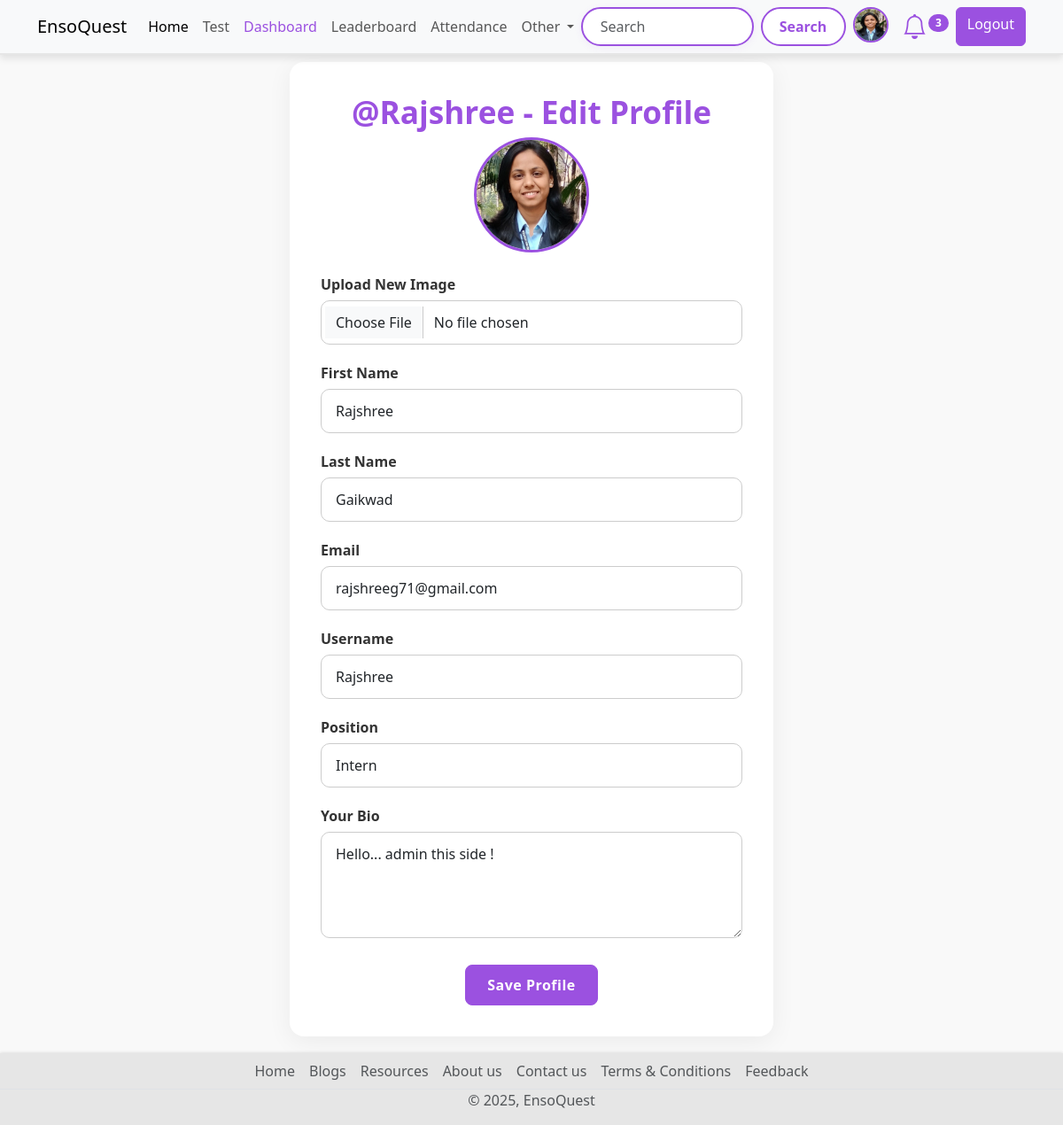
The app's page /user/settings (signed in) with its own data.
### account/models.py (models this page shows, shortened)
class Profile(models.Model):
    user = models.OneToOneField(User,on_delete=models.CASCADE, null=True,verbose_name='User Object')
    position = models.CharField(max_length=100,blank=True,null=True)
    bio = models.TextField(blank=True,null=True)
    profile_img = models.ImageField(upload_to='profile_image', default='user.png',blank=True,null=True,verbose_name= 'Profile Pic')

### account/views.py (the view, shortened to what this page needs)
# urls.py: path('settings', views.editProfile, name='edit_profile'),
@login_required
def editProfile(request):
    user_object = request.user
    user_profile = request.user.profile
    context ={"user_profile":user_profile}
    return render(request, "profile-edit.html",context)

### base/context_processors.py (called while the page is built)
def notification_count(request):
    if request.user.is_authenticated:
        unread_count = Notification.objects.filter(user=request.user, is_read=False).count()
        return {'unread_notification_count': unread_count}
    return {}

### Templates/profile-edit.html (shortened to what this page needs)
{% extends 'index.html' %}
{% block content %}
{% load static %}
<link rel="stylesheet" href="{% static 'css/profile_edit.css' %}">
<div class="container">
  <div class="row justify-content-center">
    <div class="col-lg-6 col-md-8 col-sm-12">
      <div class="glass-card">
      <h2 class="text-center display-5">@{{ request.user.username }} - Edit Profile</h2>
        <form action="" method="POST" enctype="multipart/form-data">
          <div class="text-center mb-4">
            <img src="{{ user_profile.profile_img.url }}" alt="Profile Picture" class="profile-img" width="130" height="130">
          </div>
          <label for="profile_img">Upload New Image</label>
          <input type="file" name="profile_img" class="form-control" id="profile_img">
          <label for="firstname">First Name</label>
          <input type="text" name="firstname" value="{{ user_profile.user.first_name }}" class="form-control" id="firstname" required>
          <label for="lastname">Last Name</label>
          <input type="text" name="lastname" value="{{ user_profile.user.last_name }}" class="form-control" id="lastname" required>
          <label for="email">Email</label>
          <input type="email" name="email" value="{{ user_profile.user.email }}" class="form-control" id="email" required>
          <label for="username">Username</label>
          <input type="text" name="username" value="{{ user_profile.user.username }}" class="form-control" id="username" required>
          <label for="position">Position</label>
          <input type="text" name="position" value="{{ user_profile.position }}" class="form-control" id="position" required>
          <label for="bio">Your Bio</label>
          <textarea name="bio" class="form-control" id="bio" style="height: 120px;" required>{{ user_profile.bio }}</textarea>
          <div class=" align-center">
            <button type="submit" class="btn btn-primary">Save Profile</button>
          </div>
        </form>
      </div>
    </div>
  </div>
</div>
{% endblock content %}

### Templates/components/navbar.html (shortened to what this page needs)
<nav class="navbar navbar-expand-lg bg-body-tertiary d-none d-lg-block">
  <div class="container">
    <a class="navbar-brand" href="{% url 'home' %}">EnsoQuest</a>
    <div class="collapse navbar-collapse" id="navbarSupportedContent">
      <ul class="navbar-nav me-auto mb-2 mb-lg-0">
        <li class="nav-item">
          <a class="nav-link active" aria-current="page" href="{% url 'home' %}">Home</a>
        </li>
        <li class="nav-item">
          <a class="nav-link" href="{% url 'all_quiz' %}">Test</a>
        </li>
        {% if request.user.is_superuser %}
          <li class="nav-item">
            <a class="nav-link" href="{% url 'dashboard' %}" style="color: #9b51e0 !important;">Dashboard</a>
          </li>
        {% endif %}
        <li class="nav-item">
          <a class="nav-link" href="{% url 'leaderboard' %}">Leaderboard</a>
        </li>
        {% if request.user.is_authenticated %}
          {% if request.user.is_superuser %}
            <li class="nav-item">
              <a class="nav-link" href="{% url 'attendance:session_list' %}">Attendance</a>
            </li>
          {% else %}
            <li class="nav-item">
              <a class="nav-link" href="{% url 'attendance:student_attendance_report' %}">Attendance</a>
            </li>
          {% endif %}
        {% endif %}
        <li class="nav-item dropdown">
          <a class="nav-link dropdown-toggle" href="#" role="button" data-bs-toggle="dropdown" aria-expanded="false">
            Other
          </a>
        </li>
      </ul>
      <form class="d-flex" role="search" action="{% url 'search_users' %}">
        <input class="form-control me-2" type="search" name="q" placeholder="Search" aria-label="Search">
        <button class="btn btn-search" type="submit">Search</button>
        {% if request.user.is_authenticated %}
          <a href="{% url 'profile' request.user.username %}" data-bs-toggle="tooltip" data-bs-placement="bottom" data-bs-title="{{ request.user.username }}" class="mx-2">
            <img src="{{ request.user.profile.profile_img.url }}" class="rounded-circle profile-img-purple" width="40" height="40" alt="profile_img">
          </a>
          <li class="nav-item dropdown list-unstyled mx-2">
            <a class="nav-link dropdown-toggle position-relative" href="#" id="notificationDropdown" data-bs-toggle="dropdown" role="button" aria-expanded="false">
              <i class="bi bi-bell fs-3 bell-purple"></i>
              {% if unread_notification_count > 0 %}
                <span class="position-absolute badge rounded-pill bg-purple notification-badge">
                 {{ unread_notification_count }}
                </span>
              {% endif %}
            </a>
          </li>
          <a href="{% url 'logout' %}" class="btn btn-log ms-2">Logout</a>
        {% else %}
          <a href="{% url 'login' %}" class="btn btn-log ms-2">Login</a>
        {% endif %}
      </form>
    </div>
  </div>
</nav>

### static/css/style.css (style rules this page uses)
body { background-color: #f9f9f9; font-family: 'Segoe UI', Tahoma, Geneva, Verdana, sans-serif; padding-top: 60px; padding-bottom: 50px; margin: 0; }
nav.navbar { position: fixed; top: 0; left: 0; right: 0; width: 100%; background-color: rgba(249, 249, 249, 0.8); box-shadow: 0 4px 8px rgba(0, 0, 0, 0.1); border-bottom: 2px solid #e6e6e6; z-index: 9999; }
.form-control[type="search"] { border: 2px solid #9b51e0; border-radius: 999px; padding: 0.5rem 1.2rem; transition: all 0.3s ease; box-shadow: 0 2px 8px rgba(155, 81, 224, 0.08); }
.navbar .btn-search { background-color: #fff; color: #9b51e0; border: 2px solid #9b51e0; border-radius: 999px; padding: 0.4rem 1.2rem; font-weight: 600; transition: all 0.3s ease; }
.navbar .btn-log, .form-inline .btn-log { background-color: #9b51e0; background: #9b51e0; border-color: #9b51e0; color: white; font-weight: 500; }
.bell-purple { color: #9b51e0 !important; }
.bg-purple { background-color: #9b51e0 !important; color: white !important; }
.notification-badge { top: 8px !important; right: -8px !important; transform: none !important; }
.profile-img-purple { border: 2px solid #9b51e0; border-radius: 50%; }

### static/css/profile_edit.css (style rules this page uses)
body { background-color: #f9f9f9; font-family: 'Segoe UI', Tahoma, Geneva, Verdana, sans-serif; }
.glass-card { background-color: #ffffff; padding: 35px; border-radius: 16px; box-shadow: 0 6px 28px rgba(0, 0, 0, 0.06); transition: box-shadow 0.3s ease, transform 0.2s ease; margin-top: 10px; }
h2.text-center.display-5 { font-weight: 600; font-size: 2.2rem; color: #9b51e0; }
.glass-card label { font-weight: 600; color: #333; margin-bottom: 6px; }
.glass-card .form-control { border: 1px solid #ccc; border-radius: 10px; padding: 12px 16px; font-size: 1rem; margin-bottom: 20px; transition: border-color 0.3s ease, box-shadow 0.3s ease; }
.profile-img { object-fit: cover; border-radius: 50%; border: 3px solid #9b51e0; transition: transform 0.3s ease; }
.btn-primary { background-color: #9b51e0; border-color: #9b51e0; border-radius: 8px; padding: 10px; font-weight: 600; letter-spacing: 0.5px; transition: background-color 0.3s ease, transform 0.2s ease; width: 150px; }
.align-center { text-align: center; margin-top: 30px; }

### records on screen
Profile: profile_img (picture), firstname "Rajshree", lastname "Gaikwad", email "rajshreeg71@gmail.com", username "Rajshree", position "Intern", bio "Hello... admin this side !"

### other values on screen
{{ unread_notification_count }} "3"
{{ request.user.username }} "Rajshree"
